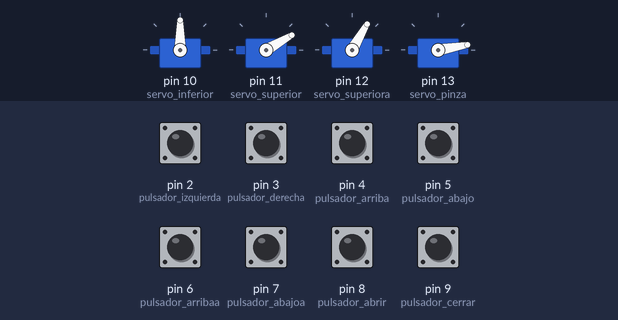
Recording of a sketch running on a simulated Arduino Uno, built with avr-gcc and run on an emulated ATmega328P. Parts: 4 × servo. Inputs (shaded band) come from the test bench; at power-on: pin 2 (pulsador_izquierda), pin 3 (pulsador_derecha), pin 4 (pulsador_arriba), pin 5 (pulsador_abajo), pin 6 (pulsador_arribaa), pin 7 (pulsador_abajoa), pin 8 (pulsador_abrir), pin 9 (pulsador_cerrar) LOW.

Above: at 10.2 s.
10.3 s: pin 2 (pulsador_izquierda) pulled HIGH for 1 s
At 12.6 s:
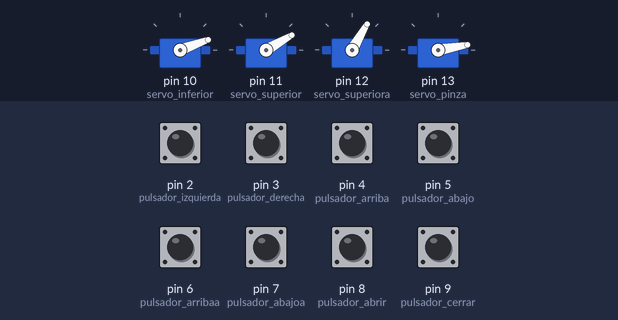
13.3 s: pin 4 (pulsador_arriba) pulled HIGH for 0.15 s
At 14.3 s:
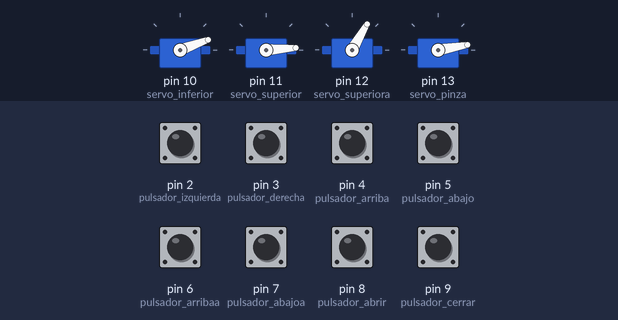
14.9 s: pin 3 (pulsador_derecha) pulled HIGH for 0.15 s
At 15.6 s:
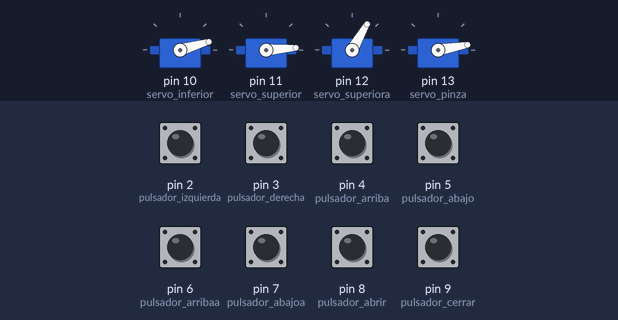
16.5 s: pin 6 (pulsador_arribaa) pulled HIGH for 0.15 s
At 17.8 s:
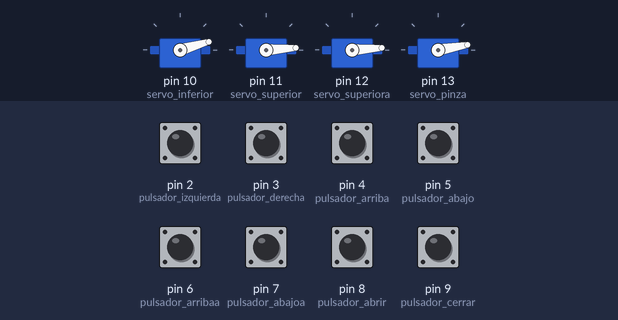
18.1 s: pin 2 (pulsador_izquierda) pulled HIGH for 0.15 s
At 19.3 s:
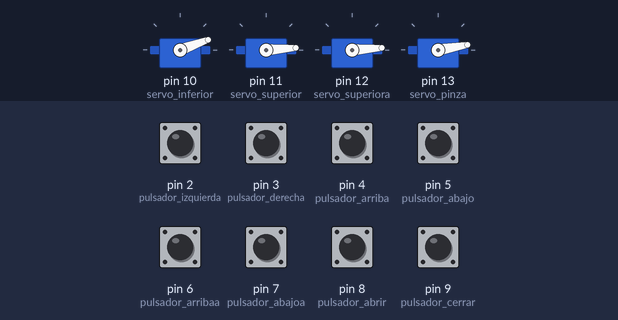
19.7 s: pin 8 (pulsador_abrir) pulled HIGH for 1 s
At 19.85 s:
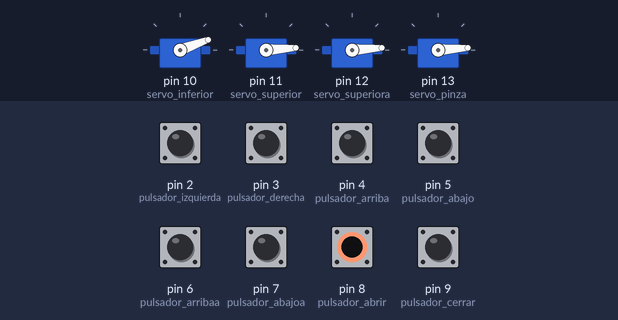
Timing chart, 0 to 22.7 s (numbered marks = the images above; inputs shaded):
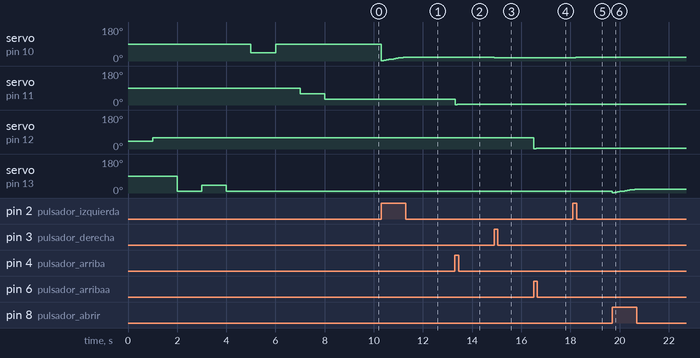

The sketch:

proyecto_brazo_robotico.ino
```cpp
/*  Brazo robótico utilizando dos servos. Como controlar servomotores Creado por www.web-robotica.com */
#include <Servo.h> // Incluimos la biblioteca Servo

  Servo servo_inferior;  // Definimos los servos que vamos a utilizar
  Servo servo_superior;
  Servo servo_superiora;
  Servo servo_pinza;

  int posicion_servo_inferior; // Estas variables definirán
  int posicion_servo_superior; // las posiciónes de los servos en cada momento
  int posicion_servo_superiora;
  int posicion_servo_pinza;

  const int pulsador_izquierda   = 2; // Definimos el número de pin
  const int pulsador_derecha     = 3; // para cada uno de los pulsadores
  const int pulsador_arriba      = 4;
  const int pulsador_abajo       = 5;
  const int pulsador_arribaa     = 6;
  const int pulsador_abajoa      = 7;
  const int pulsador_abrir       = 8;
  const int pulsador_cerrar      = 9;
  int estado_pulsador_izquierda   = 0; // Variables para leer el estado del pulsador
  int estado_pulsador_derecha     = 0;
  int estado_pulsador_arriba      = 0;
  int estado_pulsador_abajo       = 0;
  int estado_pulsador_arribaa     = 0;
  int estado_pulsador_abajoa      = 0;
  int estado_pulsador_abrir       = 0;
  int estado_pulsador_cerrar      = 0;
  int incremento_de_angulo        = 2; // Incremento que queremos cada vez que pulsamos

void setup()  // Comenzamos la configuración de los pines
{
  servo_inferior.attach(10) ; // Difinimos los pines de salida para cada servo
  servo_superior.attach(11);
  servo_superiora.attach(12);
  servo_pinza.attach(13);

  pinMode(pulsador_izquierda,  INPUT); // Difinimos los pines para la señal de
  pinMode(pulsador_derecha,    INPUT); // los pulsadores como entradas
  pinMode(pulsador_arriba,     INPUT);
  pinMode(pulsador_abajo,      INPUT);
  pinMode(pulsador_arribaa,    INPUT);
  pinMode(pulsador_abajoa,     INPUT);
  pinMode(pulsador_abrir,      INPUT);
  pinMode(pulsador_cerrar,     INPUT);

  servo_superiora.write(40);
  delay(1000);
  servo_superiora.write(60);
  delay(1000);
  servo_pinza.write(10);
  delay(1000);
  servo_pinza.write(40);
  delay(1000);
  servo_pinza.write(10);
  delay(1000);
  servo_inferior.write(45);
  delay(1000);
  servo_inferior.write(90);
  delay(1000);
  servo_superior.write(60);
  delay(1000);
  servo_superior.write(30);
  delay(1000);

}

void loop() {

  estado_pulsador_izquierda   = digitalRead(pulsador_izquierda)  ; // Leemos el estado
  estado_pulsador_derecha     = digitalRead(pulsador_derecha)    ; // de cada uno de los pulsadores
  estado_pulsador_arriba      = digitalRead(pulsador_arriba)     ;
  estado_pulsador_abajo       = digitalRead(pulsador_abajo)      ;
  estado_pulsador_arribaa     = digitalRead(pulsador_arribaa)    ;
  estado_pulsador_abajoa      = digitalRead(pulsador_abajoa)     ;
  estado_pulsador_abrir       = digitalRead(pulsador_abrir)      ;
  estado_pulsador_cerrar      = digitalRead(pulsador_cerrar)     ;


  if (estado_pulsador_izquierda == HIGH)

  // Si tenemos pulsado el "Pulsador izquierda"
  // El servo inferior se mueve a la nueva posición
  // La nueva posición será la posición actual + el incremento angular
  // Esperamos 100ms hasta una nueva señal
{
  posicion_servo_inferior = posicion_servo_inferior + incremento_de_angulo;
  servo_inferior.write(posicion_servo_inferior);
  delay(100);

  }
  else if (estado_pulsador_derecha == HIGH)

  // Si tenemos pulasdo el "Pulasdor derecha"
  // El servo inferior se mueve a la nueva posición
  // La nueva posición será la posicion actual - el incremento angular
  // Esperamos 100ms hasta una nueva señal
{
  posicion_servo_inferior = posicion_servo_inferior - incremento_de_angulo;
  servo_inferior.write(posicion_servo_inferior);
  delay(100);

  }
   else if (estado_pulsador_arriba == HIGH)

  // Si tenemos pulasdo el "Pulasdor arriba"
  // El servo superior se mueve a la nueva posición
  // La nueva posición será la posicion actual + el incremento angular
  // Esperamos 100ms hasta una nueva señal
{

  posicion_servo_superior = posicion_servo_superior + incremento_de_angulo;
  servo_superior.write(posicion_servo_superior);
  delay(100);

  }
  else if (estado_pulsador_abajo == HIGH)

  // Si tenemos pulasdo el "Pulasdor abajo"
  // El servo inferior se mueve a la nueva posición
  // La nueva posición será la posicion actual - el incremento angular
  // Esperamos 100ms hasta una nueva señal
{

  posicion_servo_superior = posicion_servo_superior - incremento_de_angulo;
  servo_superior.write(posicion_servo_superior);
  delay(100);

  }
   else if (estado_pulsador_arribaa == HIGH)

  // Si tenemos pulasdo el "Pulasdor arriba"
  // El servo superior se mueve a la nueva posición
  // La nueva posición será la posicion actual + el incremento angular
  // Esperamos 100ms hasta una nueva señal
{

  posicion_servo_superiora = posicion_servo_superiora + incremento_de_angulo;
  servo_superiora.write(posicion_servo_superiora);
  delay(100);

  }
  else if (estado_pulsador_abajoa == HIGH)

  // Si tenemos pulasdo el "Pulasdor abajo"
  // El servo inferior se mueve a la nueva posición
  // La nueva posición será la posicion actual - el incremento angular
  // Esperamos 100ms hasta una nueva señal
{

  posicion_servo_superiora = posicion_servo_superiora - incremento_de_angulo;
  servo_superiora.write(posicion_servo_superiora);
  delay(100);

  }else if (estado_pulsador_abrir == HIGH)

  // Si tenemos pulasdo el "Pulasdor arriba"
  // El servo superior se mueve a la nueva posición
  // La nueva posición será la posicion actual + el incremento angular
  // Esperamos 100ms hasta una nueva señal
{

  posicion_servo_pinza = posicion_servo_pinza + incremento_de_angulo;
  servo_pinza.write(posicion_servo_pinza);
  delay(100);

  }
  else if (estado_pulsador_cerrar == HIGH)

  // Si tenemos pulasdo el "Pulasdor abajo"
  // El servo inferior se mueve a la nueva posición
  // La nueva posición será la posicion actual - el incremento angular
  // Esperamos 100ms hasta una nueva señal
{

  posicion_servo_pinza = posicion_servo_pinza - incremento_de_angulo;
  servo_pinza.write(posicion_servo_pinza);
  delay(100);

  }

  else {
  // Si no tenemos pulasdo ningún pulasdor
  // esperamos 100ms hasta una nueva señal
    delay(100);
  }
}
```

Measured:
- after the input at 10.3 s, servo on pin 10 (servo_inferior): 90° → 2° at once, → 4° 0.10 s later, → 6° 0.10 s later, → 8° 0.10 s later, … (10 changes in this stretch)
- after the input at 13.3 s, servo on pin 11 (servo_superior): 30° → 2° at once, → 4° 0.10 s later
- after the input at 14.9 s, servo on pin 10 (servo_inferior): 20° → 18° at once, → 16° 0.10 s later
- after the input at 16.5 s, servo on pin 12 (servo_superiora): 60° → 2° at once, → 4° 0.10 s later
- after the input at 18.1 s, servo on pin 10 (servo_inferior): 16° → 18° at once, → 20° 0.10 s later
- after the input at 19.7 s, servo on pin 13 (servo_pinza): 10° → 2° at once, → 4° 0.10 s later, → 6° 0.10 s later, → 8° 0.10 s later, … (10 changes in this stretch)
